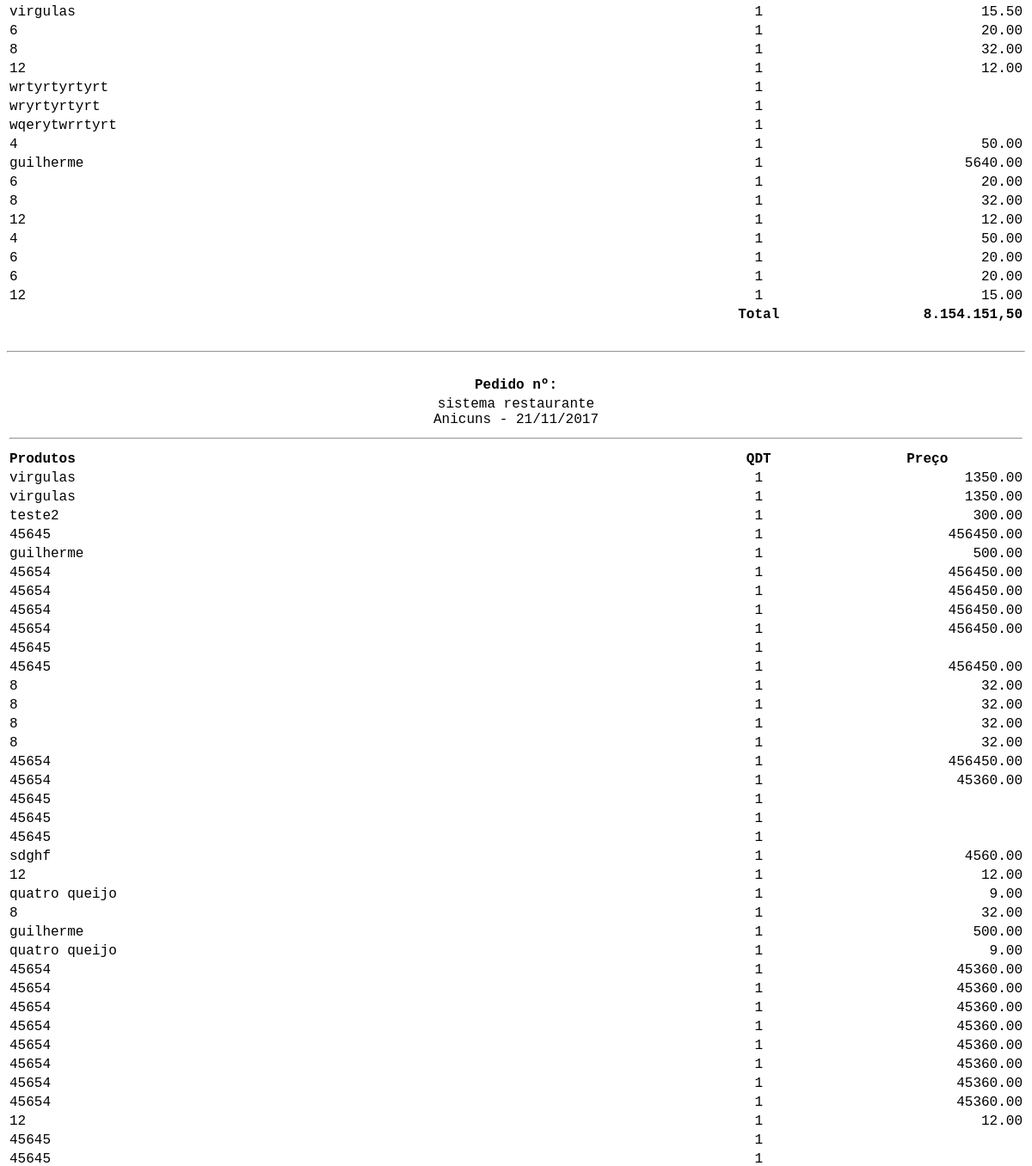
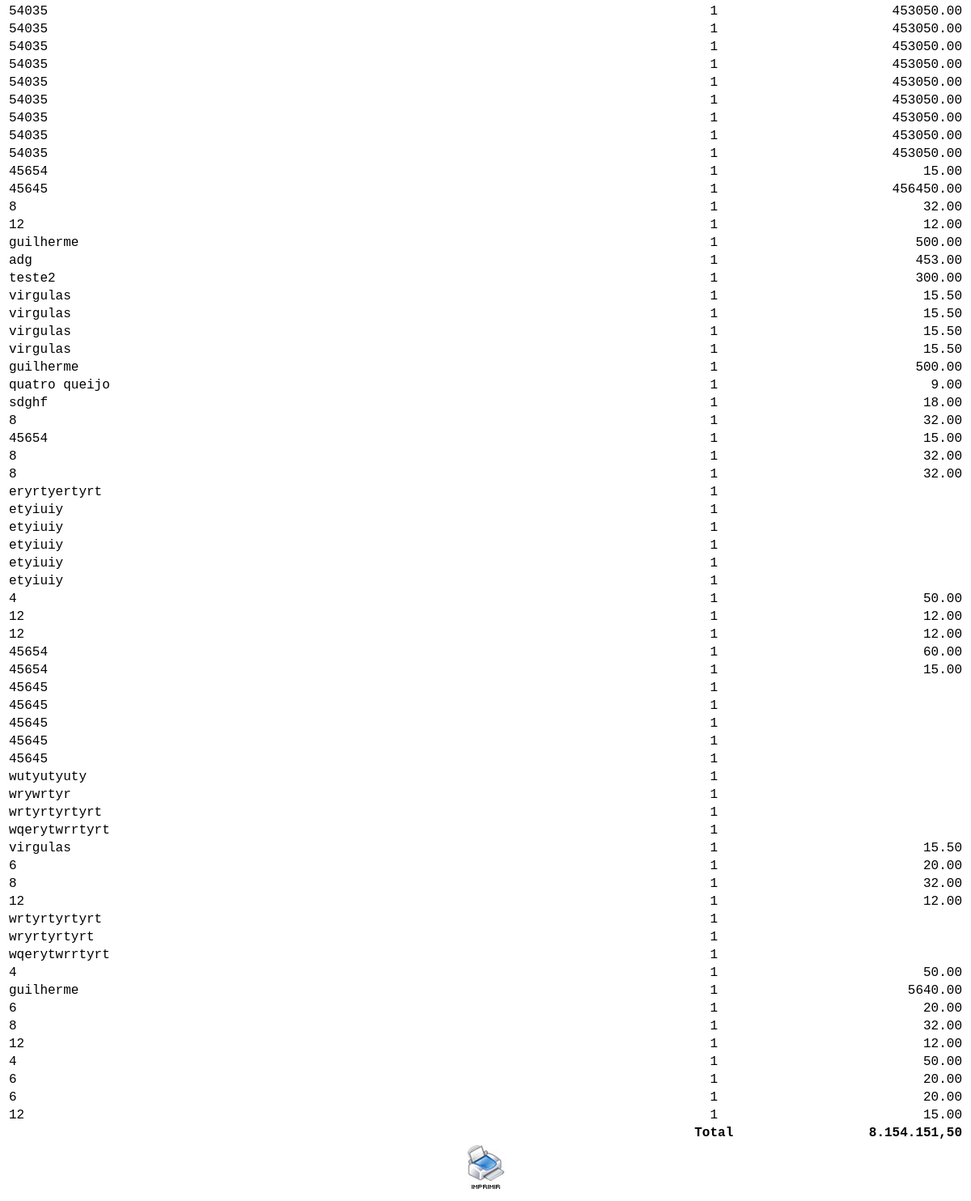
The page /imprime.php (lower part) on the database as committed earlier (2 pictures, top to bottom).
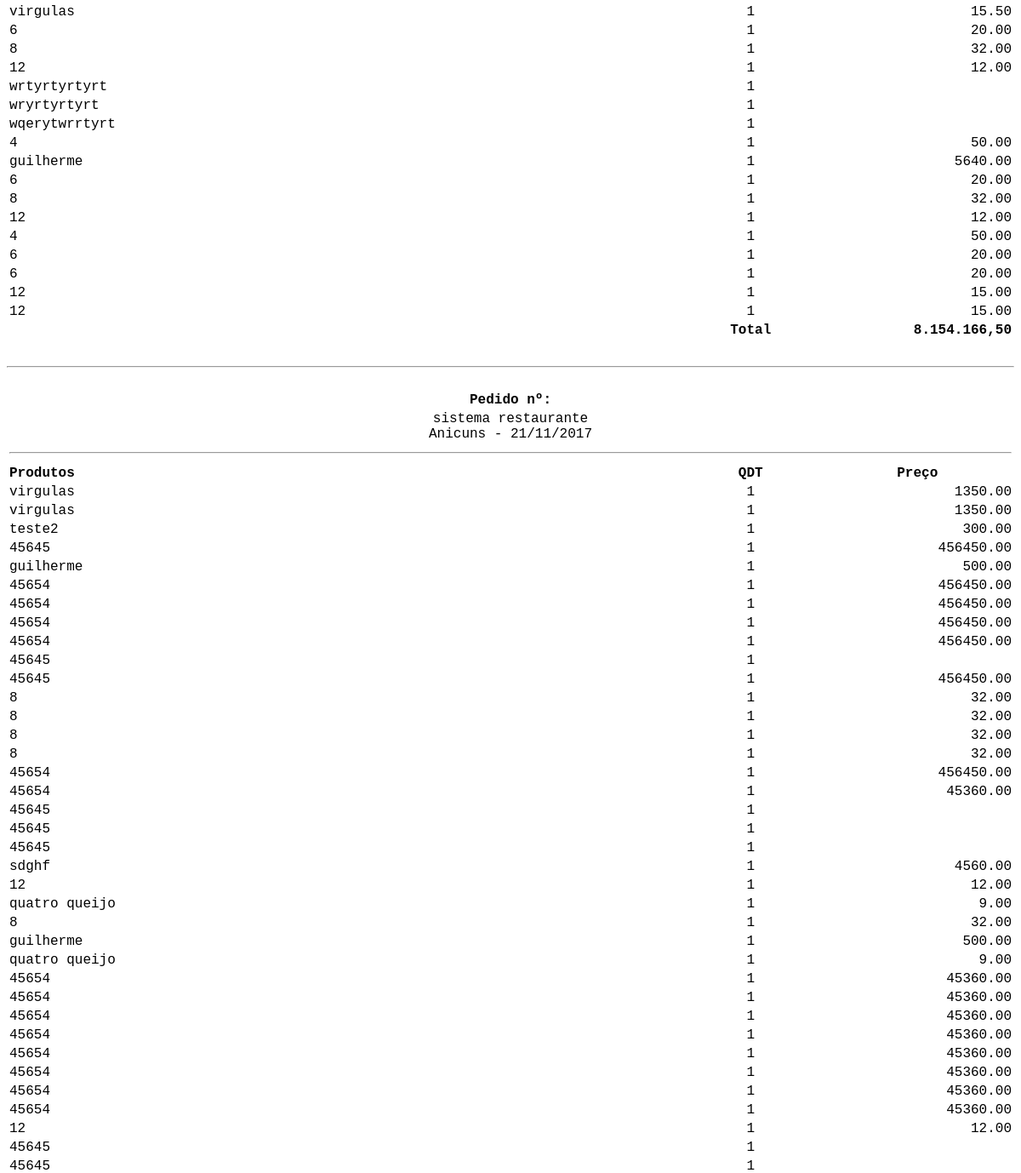
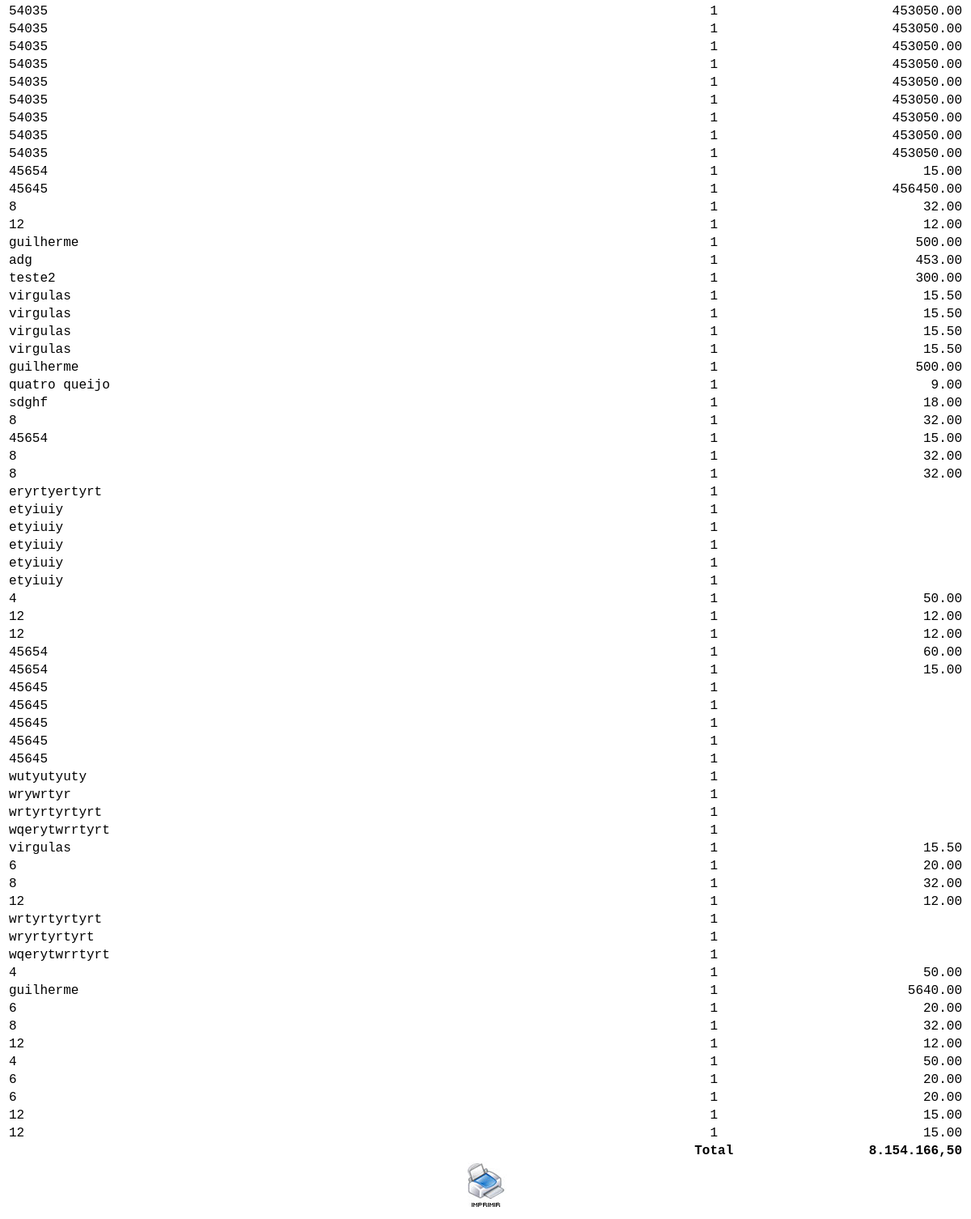
The same page on the database as committed later (2 pictures, top to bottom).
### tables this page shows
CREATE TABLE `tbl_carrinho` (
  `id` int(11) NOT NULL AUTO_INCREMENT,
  `cod` int(11) NOT NULL,
  `nome` varchar(150) NOT NULL,
  `preco` varchar(10) NOT NULL,
  `qtd` int(11) NOT NULL,
  `comanda` int(200) NOT NULL,
  `data` date NOT NULL,
  `time` time NOT NULL,
  `id_mesa` int(30) NOT NULL,
  `situacao` int(2) NOT NULL,
  `idGarcon` varchar(200) NOT NULL,
  `status` int(1) NOT NULL,
  `destino` int(1) NOT NULL,
  `entregue` int(1) NOT NULL,
  `feito` int(1) NOT NULL,
  PRIMARY KEY (`id`)
);

### imprime.php (the view, shortened to what this page needs)
<?php
$sql = mysql_query("SELECT * FROM config");
$ver = mysql_fetch_array($sql);
?>
<!DOCTYPE html PUBLIC "-//W3C//DTD XHTML 1.0 Transitional//EN" "http://www.w3.org/TR/xhtml1/DTD/xhtml1-transitional.dtd">
<html xmlns="http://www.w3.org/1999/xhtml">
<head>
</head>
<body>
  <?php
 $numero = $_GET['numero'];
  ?>
<table width="100%">
	<?php
	$carrinho = mysql_query("SELECT * FROM tbl_carrinho WHERE comanda = '$numero'") or die(mysql_error());
	$contar = mysql_num_rows($carrinho);
	if($contar == 0){
		echo "Adicione itens";
	}else{
		while($res = mysql_fetch_array($carrinho)){
			$nome  			= $res['nome'];
			$preco       	= $res['preco'];
			$qtd		 	= $res['qtd'];
			$total += $preco * $qtd;
	?>
	<tr class="fontcomanda">
    <td width="67%" align="left" class="btn"><?php echo $nome; ?> </td>
    <td align="center" ><?php echo $qtd; ?> </td>
    <td width="19%" align="right"><?php echo $preco; ?></td>
     <?php
		}
	}
	?>
    </tr>
	<tr class="fontcomanda">
	  <td align="left" class="btn">&nbsp;</td>
	  <td align="center" ><strong>Total </strong></td>
      <?php $totals = number_format($total, 2, ',', '.'); ?>
	  <td align="right"><strong><?php echo $totals ?></strong></td>
  </tr>
	<tr class="fontcomanda">
	  <td colspan="3" align="center" class="btn"></td>
  </tr>
    </table>
 <br/>
<hr />
<br/>
    <table width="100%" border="0" class="inputs">
  <tr>
  <?php
 $numero = $_GET['numero'];
  ?>
  <td align="center"><strong><span class="titulo">Pedido nº: <?php echo $numero ?></span></strong></td>
  </tr>
  <tr>
    <td align="center"><?php echo $ver['empresa']?> <br/> Anicuns - <?php echo date("d/m/Y"); ?></td>
  </tr>
    <tr>
    <td><hr/></td>
    </tr>
</table>
<table width="100%">
    <tr>
	  <td><strong>Produtos</strong></td>
      <td width="14%" align="center"><strong>QDT</strong></td>
	  <td align="center"><strong>Preço</strong></td>
	  </tr>
	<?php
	$carrinho2 = mysql_query("SELECT * FROM tbl_carrinho WHERE comanda = '$numero'") or die(mysql_error());
	$contar2 = mysql_num_rows($carrinho2);
	if($contar2 == 0){
		echo "Adicione itens";
	}else{
		while($res2 = mysql_fetch_array($carrinho2)){
			$nome2  		= $res2['nome'];
			$preco2       	= $res2['preco'];
			$qtd2		 	= $res2['qtd'];
			$total2 += $preco2 * $qtd2;
	?>
	<tr class="fontcomanda">
    <td width="67%" align="left" class="btn"><?php echo $nome2; ?> </td>
    <td align="center" ><?php echo $qtd2; ?> </td>
    <td width="19%" align="right"><?php echo $preco2; ?></td>
     <?php
		}
	}
	?>
    </tr>
	<tr class="fontcomanda">
	  <td align="left" class="btn">&nbsp;</td>
	  <td align="center" ><strong>Total </strong></td>
      <?php $total2 = number_format($total2, 2, ',', '.'); ?>
	  <td align="right"><strong><?php echo $total2 ?></strong></td>
  </tr>
	<tr class="fontcomanda">
	  <td colspan="3" align="center" class="btn"><a href="#" onclick="window.print(); window.opener.location.href='inicio.php?btn=nova';
window.close();"><img src="imagens/icon_imprime.jpg" width="60" height="60" border="0" /></a></td>
  </tr>
    </table>
</body>
</html>

Rows that differ between the two databases and show on the page:
added tbl_carrinho: nome "12", qtd "1", preco "15.00"
Other text that changed with them:
$totals: "8.154.151,50" → "8.154.166,50"
$total2: "8.154.151,50" → "8.154.166,50"
